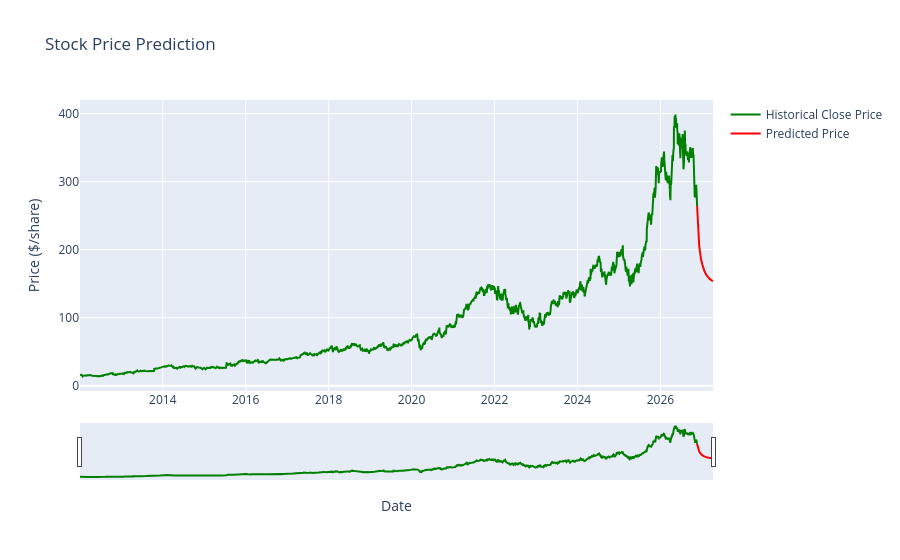

Notebook source saved alongside this figure:
### Code cell
import numpy as np
import pandas as pd
import plotly.graph_objects as go

# --- 1. Historical Prices Setup ---
historical_prices = data[['Date', 'Close']].copy()
historical_prices.set_index('Date', inplace=True)

# --- 2. Model Prediction Loop ---
last_100_days = data[-100:]  
last_100_days_scaled = scaler.transform(last_100_days[['Close']])  

predictions = []
current_input = last_100_days_scaled.reshape((1, 100, 1))  

for _ in range(100):  
    next_prediction = model.predict(current_input)
    predictions.append(next_prediction[0, 0])  
    current_input = np.append(current_input[:, 1:, :], next_prediction.reshape(1, 1, 1), axis=1)

predictions = scaler.inverse_transform(np.array(predictions).reshape(-1, 1))  

# --- 3. Bridge the Gap (Connect Green & Red Lines) ---
last_date = historical_prices.index[-1]
last_close = historical_prices['Close'].iloc[-1]

# Prepend the last historical close price to the predictions array
predictions_with_start = np.insert(predictions, 0, last_close)

# Generate business dates starting from the exact last historical date
predicted_dates_with_start = pd.date_range(start=last_date, periods=len(predictions_with_start), freq='B')

predicted_prices_df = pd.DataFrame(
    data=predictions_with_start, 
    index=predicted_dates_with_start, 
    columns=['Predicted Price']
)

# --- 4. Plotly Figure Creation ---
fig = go.Figure()

# Add historical close prices trace
fig.add_trace(go.Scatter(
    x=historical_prices.index,
    y=historical_prices['Close'],
    mode='lines',
    name='Historical Close Price',
    line=dict(color='green'),
))

# Add predicted prices trace (now starts directly where historical ends)
fig.add_trace(go.Scatter(
    x=predicted_prices_df.index,
    y=predicted_prices_df['Predicted Price'],
    mode='lines',
    name='Predicted Price',
    line=dict(color='red'),
))

# Update layout settings
fig.update_layout(
    title='Stock Price Prediction',
    xaxis_title='Date',
    yaxis_title='Price ($/share)',
    xaxis_rangeslider_visible=True,
)

# Show the plot
fig.show()
